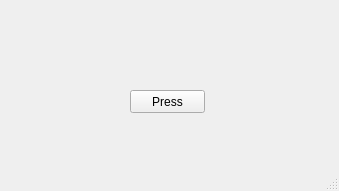
<?xml version="1.0" encoding="UTF-8"?>
<ui version="4.0">
 <class>MainWindow</class>
 <widget class="QMainWindow" name="MainWindow">
  <property name="geometry">
   <rect>
    <x>0</x>
    <y>0</y>
    <width>339</width>
    <height>191</height>
   </rect>
  </property>
  <property name="windowTitle">
   <string>MainWindow</string>
  </property>
  <widget class="QWidget" name="centralwidget">
   <widget class="QLabel" name="label">
    <property name="geometry">
     <rect>
      <x>10</x>
      <y>10</y>
      <width>311</width>
      <height>51</height>
     </rect>
    </property>
    <property name="text">
     <string/>
    </property>
   </widget>
   <widget class="QPushButton" name="pushButton">
    <property name="geometry">
     <rect>
      <x>130</x>
      <y>90</y>
      <width>75</width>
      <height>23</height>
     </rect>
    </property>
    <property name="text">
     <string>Press</string>
    </property>
    <property name="flat">
     <bool>false</bool>
    </property>
   </widget>
  </widget>
  <widget class="QMenuBar" name="menubar">
   <property name="geometry">
    <rect>
     <x>0</x>
     <y>0</y>
     <width>339</width>
     <height>22</height>
    </rect>
   </property>
  </widget>
  <widget class="QStatusBar" name="statusbar"/>
 </widget>
 <resources/>
 <connections/>
</ui>
